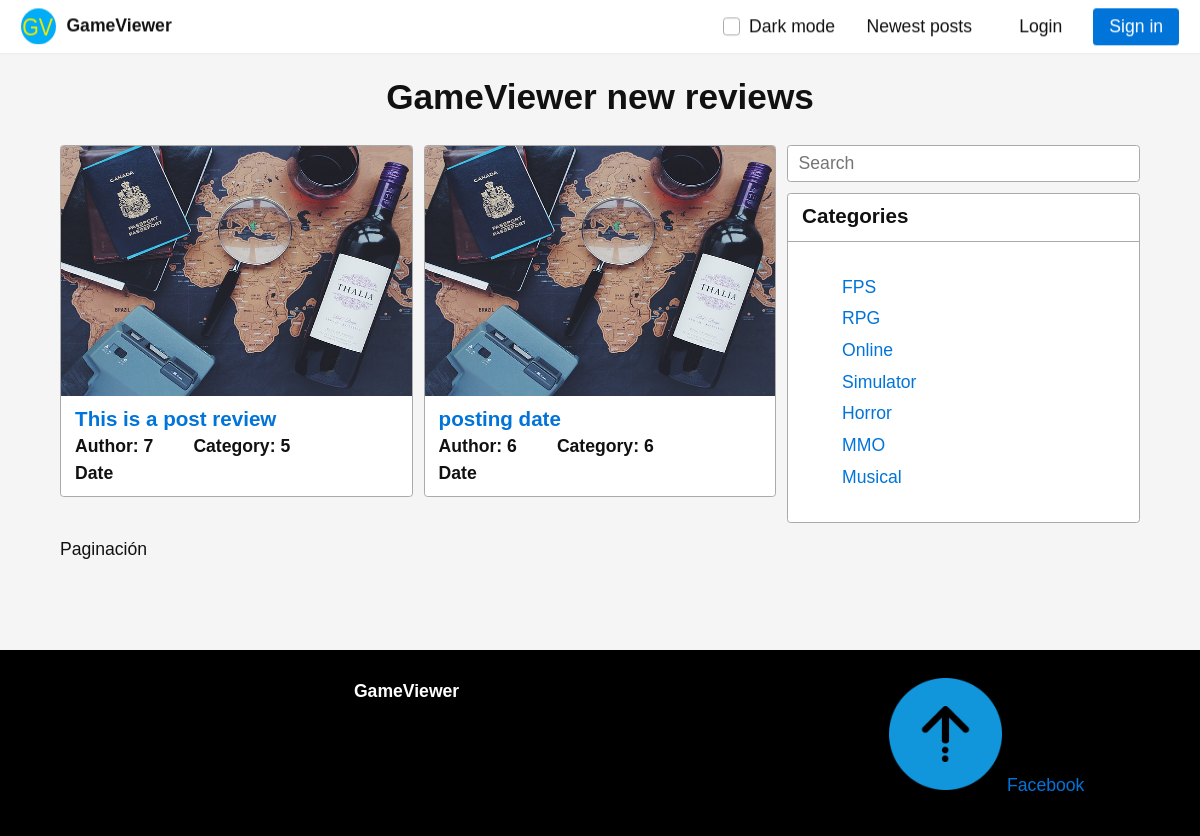
The page / on the database its author committed.
### models.py (models this page shows, shortened)
class Reviews(db.Model):
    id = db.Column(db.Integer, primary_key = True)
    id_user = db.Column(db.Integer, db.ForeignKey('users.id'), nullable=False)
    id_cat = db.Column(db.Integer, db.ForeignKey('categories.id'), nullable=False)
    title = db.Column(db.Text(50))
    img = db.Column(db.Text(50))
    content = db.Column(db.Text(50))
    created_at = db.Column(db.Text(50))

class Categories(db.Model):
    id = db.Column(db.Integer, primary_key = True)
    name = db.Column(db.Text(50))

### controller.py (the view)
@app.route("/")
def index():
    categ = Categories.query.all()
    if session.get('user') != None :
        user = Users.query.filter_by(id = session['user']).first()
    else:
        user = {"id": "0"}
    name_page = "Home"
    reviews = Reviews.query.all()
    return render_template("index.html", page = name_page, cats = categ, user = user, reviews = reviews)

### templates/index.html (shortened to what this page needs)
{% extends "layout/base.html" %}
{% block title %} GameViewer new reviews {% endblock %}
{% block content %}
<div class="two-third-600">
    <div class="flex two-600">
        {% for review in reviews %}
        <div>
            <article class="card">
                <img style="width: 100%; max-height: 250px;"
                    src="{{ url_for('static', filename = 'img/travel.jpg' ) }}" alt="post img">
                <header>
                    <h3><a href="{{ url_for('review', review_title = review.title, id = review.id) }}"> {{ review.title }} </a></h3><br>
                    <h4>Author: {{ review.id_user }} </h4>
                    <h4> Category: {{ review.id_cat }} </h4>
                    <h4>Date</h4>
                </header>
            </article>
        </div>
        {% endfor %}
    </div>
    <p>Paginación</p>
</div>
{% include "layout/categories-card.html" %}
{% endblock %}

### templates/layout/base.html (shortened to what this page needs)
<!DOCTYPE html>
<html lang="en">
<head style="overflow: hidden; height: 250px">
  <link rel="stylesheet" href="{{ url_for('static', filename = 'css/style.css') }}" />
  <link rel="stylesheet" href="{{ url_for('static', filename = 'css/picnic.css') }}" />
</head>
<body>
  <div style="overflow: hidden; height: 50px">
    <nav class="demo" id="nav">
      <a href="{{ url_for('index') }}" class="brand">
        <img class="logo" src="{{ url_for('static', filename = '/img/gv.svg') }}" />
        <span>GameViewer</span>
      </a>
      <div class="menu">
        <label for="dark-mode" class="checkable">Dark mode</label>
        <a href="{{ url_for('index') }}" class="pseudo button success">Newest posts</a>
        {% if session['user'] %}
        <a href="{{ url_for('admin', id = user.id) }}" class="button">My panel</a>
        <a href="{{ url_for('logout') }}" class="button warning">Log out</a>
        {% else %}
        <a href="{{ url_for('login') }}" class="pseudo button">Login</a>
        <a href="{{ url_for('signIn') }}" class="button">Sign in</a>
        {% endif %}
      </div>
    </nav>
  </div>
  <main>
    <h1 style="text-align: center">{% block title %}{% endblock %}</h1>
    <section class="main-content">
      <div class="flex center one two-600">
        {% block content %}{% endblock %}
      </div>
    </section>
  </main>
  {% include "layout/footer.html" %}
</body>
</html>

### templates/layout/categories-card.html
<div class="third-600">
    <form action="">
        <fieldset class="flex one">
            <label><input type="text" placeholder="Search" /></label>
        </fieldset>
    </form>
    <article class="card">
        <header>
            <h3>Categories</h3>
        </header>
        <footer>
            <ul>
                {% for cat in cats %}
                <li><a href="{{ url_for('category', cat_name = cat.name) }}"> {{ cat.name }} </a></li>
                {% endfor %}
            </ul>
        </footer>
    </article>
</div>

### templates/layout/footer.html
<footer class="footer">
  <div class="flex two">
    <div class="two-third">
      <p><b> GameViewer </b></p>
    </div>
    <div class="third">
      <p>
          <a href="#nav"><img src="{{ url_for('static', filename = 'img/arrow-top.png') }}" alt="top"></a>
        <a href="facebook.com">Facebook</a>
      </p>
    </div>
  </div>
</footer>

### static/css/style.css (style rules this page uses)
main { padding: 0 5%; background: whitesmoke; min-height: 600px !important; }
ul { list-style: none; }
.footer { background-color: black; width: 100%; padding: 10px 25px; }
.footer p { color: white; text-align: center; }
.footer img { width: 30%; }
.html { filter: invert(0%); }

### rows shown on the page
Reviews: title "This is a post review", id_user "7", id_cat "5"
Reviews: title "posting date", id_user "6", id_cat "6"
Categories: name "FPS"
Categories: name "RPG"
Categories: name "Online"
Categories: name "Simulator"
Categories: name "Horror"
Categories: name "MMO"
Categories: name "Musical"
